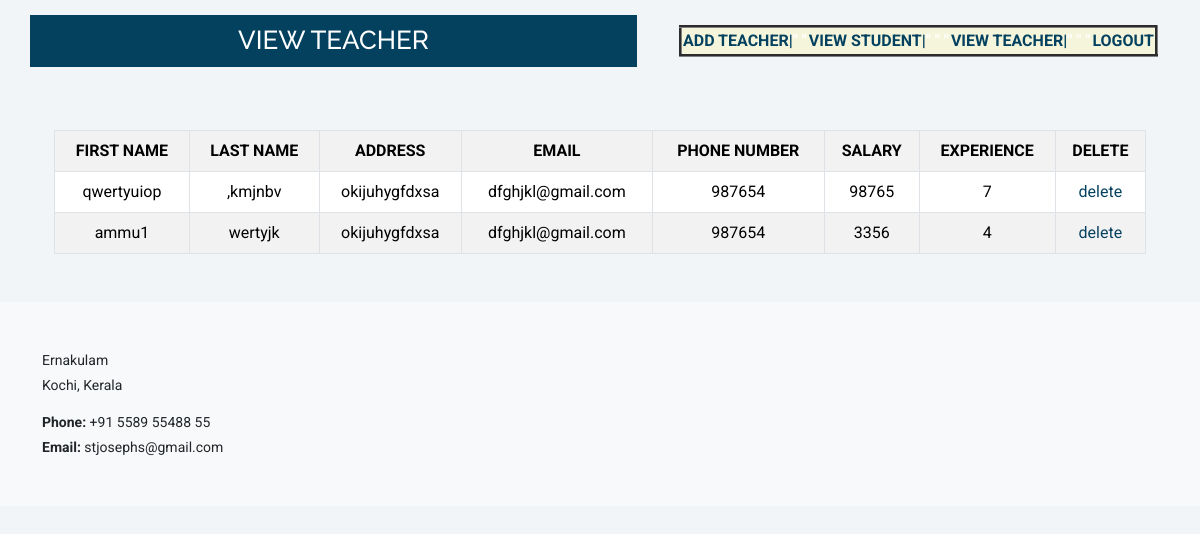
Page /view_teacher on the committed database.
### sampleapp/models.py (models this page shows)
class Teacher(models.Model):
    teacher_id=models.ForeignKey(User,on_delete=models.CASCADE)
    experience=models.IntegerField(null=True)
    salary=models.IntegerField(null=True)

class User(AbstractUser):
    usertype=models.CharField(max_length=50)
    address=models.CharField(max_length=255,null=True)
    phone_number= models.IntegerField(null=True)

### sampleapp/views.py (the view)
# urls.py: path("view_teacher",views.view_teacher,name="view_teacher"),
def view_teacher(request):
     y=Teacher.objects.all()
     return render(request,"viewteacher.html",{"data":y})

### sampleapp/templates/viewteacher.html (shortened to what this page needs)
{% extends "adminhome.html" %}
{% load static %}
    {% block content4 %}
    <h1 style="width: 15cm;text-align: center;color: white;">VIEW TEACHER</h1>
    {% endblock content4 %}
    {% block content5 %}
<div class="container mt-5">
  <div class="container mb-5">
<table class="table table-bordered table-striped text-center">        <tr>
            <th>FIRST NAME</th>
            <th>LAST NAME</th>
             <th>ADDRESS</th>
            <th>EMAIL </th>
            <th>PHONE NUMBER</th>
            <th>SALARY</th>
            <th>EXPERIENCE</th>
             <th>DELETE</th>
        </tr>
        {% for i in  data %}
        <tr>
          <td>{{i.teacher_id.first_name}}</td>
          <td>{{i.teacher_id.last_name}}</td>
          <td>{{i.teacher_id.address}}</td>
          <td>{{i.teacher_id.email}}</td>
          <td>{{i.teacher_id.phone_number}}</td>
          <td>{{i.salary}}</td>
          <td>{{i.experience}}</td>
          <td> <a href="tdelete/{{i.id}}">delete</a></td>
        </tr>
         {% endfor %}
    </table>
    </div>
</div>
</body>
{% endblock content5 %}

### rows in the picture
Teacher: teacher_id.first_name "qwertyuiop", teacher_id.last_name ",kmjnbv", teacher_id.address "okijuhygfdxsa", teacher_id.email "dfghjkl@gmail.com", teacher_id.phone_number "987654", salary "98765", experience "7"
Teacher: teacher_id.first_name "ammu1", teacher_id.last_name "wertyjk", teacher_id.address "okijuhygfdxsa", teacher_id.email "dfghjkl@gmail.com", teacher_id.phone_number "987654", salary "3356", experience "4"
